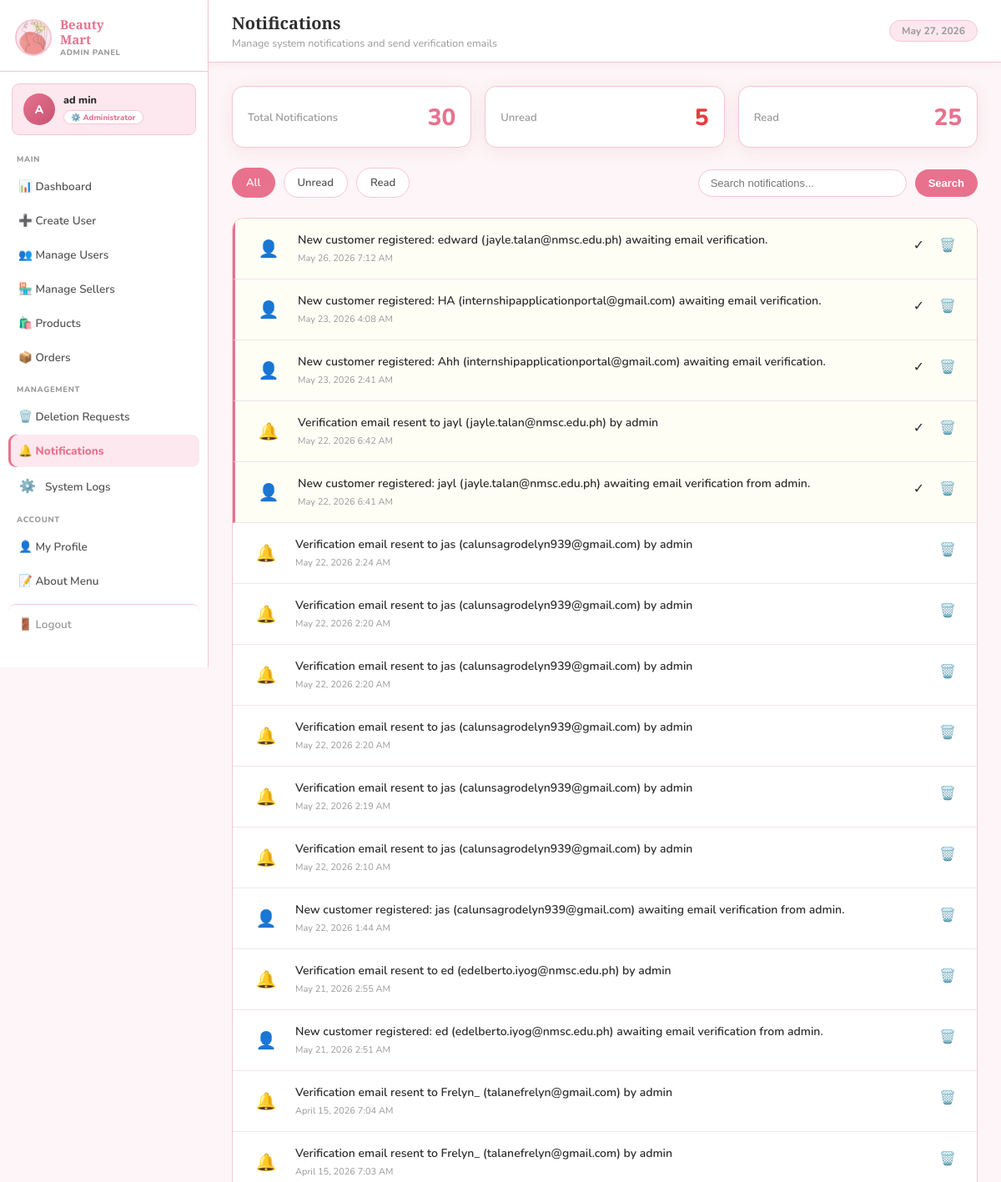
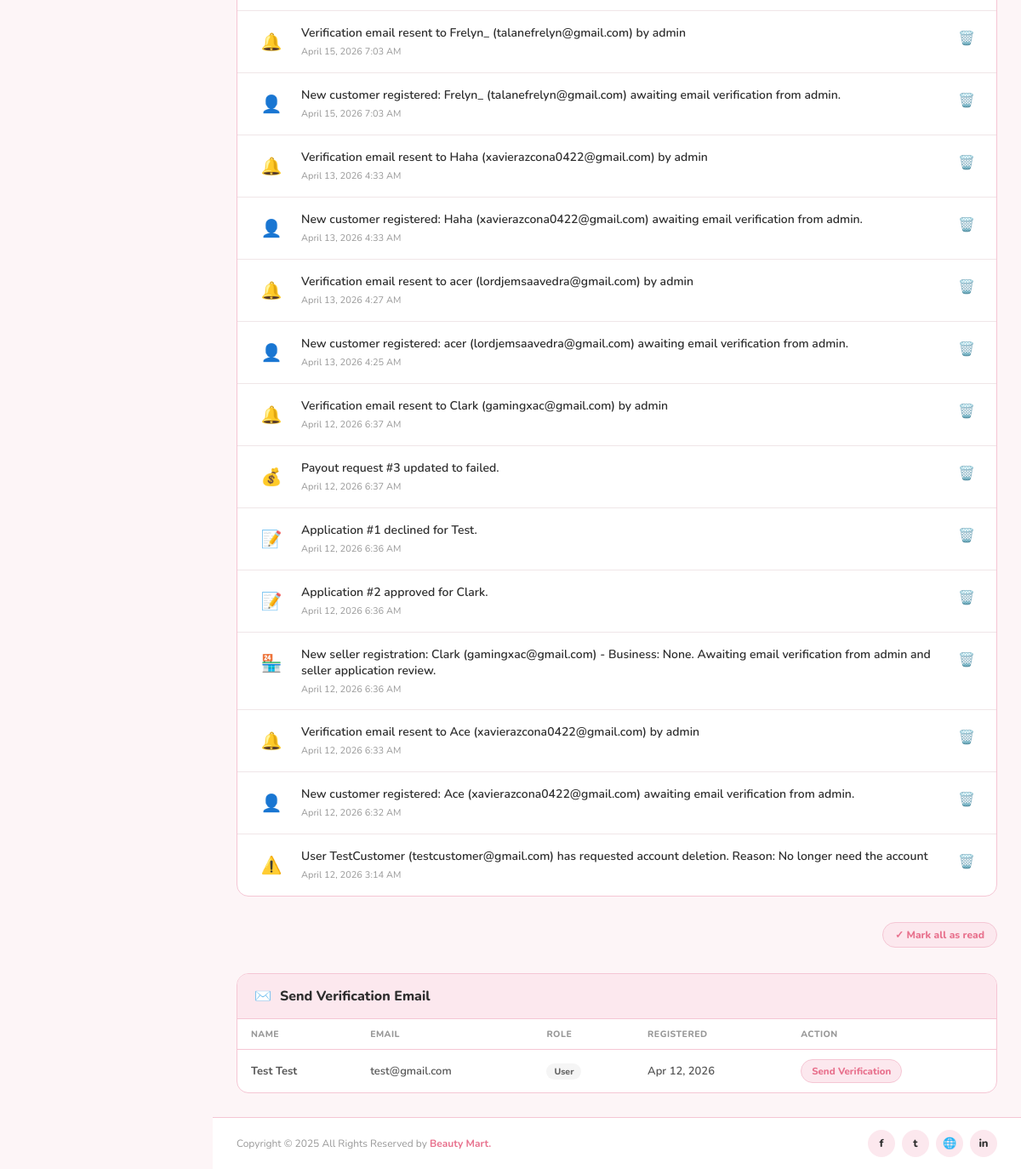
Page /1-admin/notifications.php (signed in) on the committed database (2 pictures, top to bottom).
### tables this page shows
CREATE TABLE `users` (
  `id` int(11) NOT NULL,
  `firstname` varchar(50) NOT NULL,
  `lastname` varchar(50) NOT NULL,
  `username` varchar(50) NOT NULL,
  `email` varchar(100) NOT NULL,
  `password` varchar(255) NOT NULL,
  `profile_pic` varchar(255) DEFAULT NULL,
  `email_verified` tinyint(1) DEFAULT 0,
  `marked_for_deletion` tinyint(1) DEFAULT 0,
  `deleted_at` timestamp NULL DEFAULT NULL,
  `verification_token` varchar(255) DEFAULT NULL,
  `status` enum('active','suspended','banned') DEFAULT 'active',
  `suspended_until` datetime DEFAULT NULL,
  `banned_reason` text DEFAULT NULL,
  `action_by` int(11) DEFAULT NULL COMMENT 'FK to admins.id — admin who last changed this user status',
  `created_at` timestamp NOT NULL DEFAULT current_timestamp(),
  `updated_at` timestamp NOT NULL DEFAULT current_timestamp() ON UPDATE current_timestamp()
);

CREATE TABLE `notifications` (
  `id` int(11) NOT NULL,
  `user_id` int(11) NOT NULL,
  `message` text NOT NULL,
  `notification_type_id` int(11) NOT NULL COMMENT 'FK to notification_types.id',
  `is_read` tinyint(1) DEFAULT 0,
  `created_at` timestamp NOT NULL DEFAULT current_timestamp()
);

CREATE TABLE `notification_types` (
  `id` int(11) NOT NULL,
  `code` varchar(50) NOT NULL COMMENT 'Machine-readable key, e.g. new_user',
  `label` varchar(100) NOT NULL COMMENT 'Human-readable label',
  `description` text DEFAULT NULL
);

### includes/functions.php (called while the page is built, shortened)
<?php
function getNotificationCode(array $notification): string {
    return (string) ($notification['type_code'] ?? $notification['code'] ?? $notification['type'] ?? 'system');
}
function getNotificationMeta(string $code): array {
    return match ($code) {
        'order'              => ['icon' => '📦', 'color' => '#2255cc', 'bg' => '#dce8ff', 'label' => 'Order'],
        'new_user'           => ['icon' => '👤', 'color' => '#c75473', 'bg' => '#fce8ee', 'label' => 'New User'],
        'deletion_request'   => ['icon' => '⚠️', 'color' => '#c0303a', 'bg' => '#fdecea', 'label' => 'Deletion'],
        'seller_application' => ['icon' => '📝', 'color' => '#7322cc', 'bg' => '#f3e0ff', 'label' => 'Application'],
        'payout'             => ['icon' => '💰', 'color' => '#1a7f4b', 'bg' => '#d1f5e0', 'label' => 'Payout'],
        'system'             => ['icon' => '🔔', 'color' => '#856404', 'bg' => '#fff3cd', 'label' => 'System'],
        'new_seller'         => ['icon' => '🏪', 'color' => '#8a5a00', 'bg' => '#fff1d6', 'label' => 'Seller'],
        default              => ['icon' => '📌', 'color' => '#555', 'bg' => '#f5f5f5', 'label' => 'Notice'],
    };
}
    ?>

### 1-admin/notifications.php (the view, shortened to what this page needs)
<?php
require_once '../includes/functions.php';
$filter = $_GET['filter'] ?? 'all';
$search = $_GET['search'] ?? '';
$query = "SELECT n.*, nt.code AS type_code, nt.label AS type_label, u.username FROM notifications n LEFT JOIN notification_types nt ON n.notification_type_id = nt.id JOIN users u ON n.user_id = u.id WHERE n.user_id = ?";
$params = [$_SESSION['user_id']];
$query .= " ORDER BY n.created_at DESC";
$stmt = $pdo->prepare($query);
$stmt->execute($params);
$notifications = $stmt->fetchAll();
$stmt = $pdo->prepare("SELECT COUNT(*) FROM notifications WHERE user_id = ? AND is_read = 0");
$stmt->execute([$_SESSION['user_id']]);
$unread_count = $stmt->fetchColumn();
$stmt = $pdo->prepare("SELECT COUNT(*) FROM notifications WHERE user_id = ? AND is_read = 1");
$stmt->execute([$_SESSION['user_id']]);
$read_count = $stmt->fetchColumn();
$stmt = $pdo->prepare("
    SELECT u.*,
           CASE
               WHEN a.id IS NOT NULL THEN 'Admin'
               WHEN s.id IS NOT NULL THEN 'Seller'
               WHEN c.id IS NOT NULL THEN 'Customer'
               ELSE 'User'
           END as user_role
    FROM users u
    LEFT JOIN admins a ON u.id = a.user_id
    LEFT JOIN sellers s ON u.id = s.user_id
    LEFT JOIN customers c ON u.id = c.user_id
    WHERE u.email_verified = 0
    ORDER BY u.created_at DESC
");
$stmt->execute();
$unverified_users = $stmt->fetchAll();
$stmt = $pdo->prepare("
    SELECT u.*,
           a.id AS admin_id,
           sa.id AS superadmin_id
    FROM users u
    LEFT JOIN admins a ON u.id = a.user_id
    LEFT JOIN superadmins sa ON u.id = sa.user_id
    WHERE u.id = ?
");
$stmt->execute([$_SESSION['user_id']]);
$admin = $stmt->fetch();
$current_page = basename($_SERVER['PHP_SELF']);
?>
<!DOCTYPE html>
<html lang="en">
<head>
      <link rel="stylesheet" href="../css/admin_noti.css">
      <link rel="stylesheet" href="../css/admin_dash.css">
      <link rel="stylesheet" href="../css/responsive.css">
</head>
 <body>
 <div class="shell">
     <aside class="sidebar">
        <div class="sidebar-brand">
            <div class="brand-icon">
                <img src="../images/logo.png" alt="Logo">
            </div>
            <div>
                <div class="brand-text"><span>Beauty</span><span>Mart</span></div>
                <div class="brand-sub">Admin Panel</div>
            </div>
        </div>
        <div class="admin-chip">
            <div class="chip-av">
                <?php if (!empty($admin['profile_pic']) && file_exists("../uploads/profile_images/" . $admin['profile_pic'])): ?>
                    <img src="../uploads/profile_images/<?= htmlspecialchars($admin['profile_pic']) ?>" alt="">
                <?php else: ?>
                    <?= strtoupper(substr($admin['firstname'], 0, 1)) ?>
                <?php endif; ?>
            </div>
            <div>
                <div class="chip-name"><?= htmlspecialchars($admin['firstname'] . ' ' . $admin['lastname']) ?></div>
                <span class="chip-role">⚙️ Administrator</span>
            </div>
        </div>
        <nav class="sidebar-nav">
            <div class="nav-lbl">Main</div>
            <a href="dashboard.php">📊 Dashboard</a>
            <a href="create_users.php">➕ Create User</a>
            <a href="manage_users.php">👥 Manage Users</a>
            <a href="manage_sellers.php">🏪 Manage Sellers</a>
            <a href="products.php">🛍️ Products</a>
            <a href="orders.php">📦 Orders</a>
            <div class="nav-lbl">Management</div>
            <a href="manage_deletions.php">🗑️ Deletion Requests</a>
            <a href="notifications.php" class="active">🔔 Notifications</a>
            <a href="system_logs.php" class="<?= $current_page==='system_logs.php' ? 'active':'' ?>">
                <span class="ni">⚙️</span> System Logs
            </a>
            <div class="nav-lbl">Account</div>
            <a href="profile.php">👤 My Profile</a>
            <a href="about.php">📝 About Menu</a>
            <a href="../logout.php" class="logout">🚪 Logout</a>
        </nav>
    </aside>
    <div class="main">
        <div class="topbar">
            <div class="topbar-left">
                <h1>Notifications</h1>
                <p>Manage system notifications and send verification emails</p>
            </div>
            <div class="topbar-right">
                <span class="topbar-date"><?= date('F j, Y') ?></span>
            </div>
        </div>
        <div class="content">
            <div class="notifications-page">
                <div class="stats-cards">
                    <div class="stat-card">
                        <span class="stat-label">Total Notifications</span>
                        <span class="stat-number"><?= $unread_count + $read_count ?></span>
                    </div>
                    <div class="stat-card unread">
                        <span class="stat-label">Unread</span>
                        <span class="stat-number"><?= $unread_count ?></span>
                    </div>
                    <div class="stat-card">
                        <span class="stat-label">Read</span>
                        <span class="stat-number"><?= $read_count ?></span>
                    </div>
                </div>
                <div class="filters-bar">
                    <div class="filter-buttons">
                        <a href="?filter=all" class="filter-btn <?= $filter == 'all' ? 'active' : '' ?>">All</a>
                        <a href="?filter=unread" class="filter-btn <?= $filter == 'unread' ? 'active' : '' ?>">Unread</a>
                        <a href="?filter=read" class="filter-btn <?= $filter == 'read' ? 'active' : '' ?>">Read</a>
                    </div>
                    <div class="search-form">
                        <form method="get" style="display: flex; gap: 10px;">
                            <input type="text" name="search" placeholder="Search notifications..." value="<?= htmlspecialchars($search) ?>">
                            <button type="submit">Search</button>
                        </form>
                    </div>
                </div>
                <div class="notifications-list">
                    <?php if (empty($notifications)): ?>
                        <div class="empty-state">
                            <p>📭 No notifications found</p>
                        </div>
                    <?php else: ?>
                        <?php foreach ($notifications as $notif): ?>
                            <div class="notification-item <?= $notif['is_read'] ? 'read' : 'unread' ?>">
                                <div class="notification-icon">
                                    <?= htmlspecialchars(getNotificationMeta(getNotificationCode($notif))['icon']) ?>
                                </div>
                                <div class="notification-content">
                                    <div class="notification-message"><?= htmlspecialchars($notif['message']) ?></div>
                                    <div class="notification-time"><?= date('F j, Y g:i A', strtotime($notif['created_at'])) ?></div>
                                </div>
                                <div class="notification-actions">
                                    <?php if (!$notif['is_read']): ?>
                                        <a href="?mark_read=<?= $notif['id'] ?>&filter=<?= $filter ?>&search=<?= urlencode($search) ?>" class="btn-icon" title="Mark as read">✓</a>
                                    <?php endif; ?>
                                    <a href="?delete=<?= $notif['id'] ?>&filter=<?= $filter ?>&search=<?= urlencode($search) ?>" class="btn-icon" title="Delete" onclick="return confirm('Delete this notification?')">🗑️</a>
                                </div>
                            </div>
                        <?php endforeach; ?>
                    <?php endif; ?>
                </div>
                <?php if ($unread_count > 0): ?>
                    <form method="post" style="text-align: right; margin-bottom: 30px;">
                        <button type="submit" name="mark_all_read" class="btn-mark-all">✓ Mark all as read</button>
                    </form>
                <?php endif; ?>
                <div class="verification-section">
                    <div class="section-header">
                        <span>✉️</span>
                        <h2>Send Verification Email</h2>
                    </div>
                    <?php if (empty($unverified_users)): ?>
                        <div class="empty-state">
                            <p>✅ All users are verified!</p>
                        </div>
                    <?php else: ?>
                        <table class="data-table">
                            <thead>
                                <tr>
                                    <th>Name</th>
                                    <th>Email</th>
                                    <th>Role</th>
                                    <th>Registered</th>
                                    <th>Action</th>
                                </tr>
                            </thead>
                            <tbody>
                                <?php foreach ($unverified_users as $user): ?>
                                    <tr>
                                        <td><strong><?= htmlspecialchars($user['firstname'] . ' ' . $user['lastname']) ?></strong></td>
                                        <td><?= htmlspecialchars($user['email']) ?></td>
                                        <td><span class="role-badge role-<?= strtolower($user['user_role']) ?>"><?= $user['user_role'] ?></span></td>
                                        <td><?= date('M j, Y', strtotime($user['created_at'])) ?></td>
                                        <td>
                                            <form method="post" style="display: contents;">
                                                <button type="submit" name="send_verification" class="btn-resend">Send Verification</button>
                                            </form>
                                        </td>
                                    </tr>
                                <?php endforeach; ?>
                            </tbody>
                        </table>
                    <?php endif; ?>
                </div>
            </div>
        </div>
        <footer class="admin-footer">
            <div class="footer-inner">
                <p class="footer-copy">Copyright &copy; 2025 All Rights Reserved by <span>Beauty Mart.</span></p>
                <div class="footer-socials">
                    <a href="#" title="Facebook">f</a>
                    <a href="#" title="Twitter">t</a>
                    <a href="#" title="Website">🌐</a>
                    <a href="#" title="LinkedIn">in</a>
                </div>
            </div>
        </footer>
    </div>
</div>
</body>
</html>

### rows in the picture
users: firstname "A", firstname+lastname "ad min"
notifications: notification_type.code "👤", message "New customer registered: edward (jayle.talan@nmsc.edu.ph) awaiting email verification.", created_at "May 26, 2026 7:12 AM"
notifications: notification_type.code "👤", message "New customer registered: HA (internshipapplicationportal@gmail.com) awaiting email verification.", created_at "May 23, 2026 4:08 AM"
notifications: notification_type.code "👤", message "New customer registered: Ahh (internshipapplicationportal@gmail.com) awaiting email verification.", created_at "May 23, 2026 2:41 AM"
notifications: notification_type.code "🔔", message "Verification email resent to jayl (jayle.talan@nmsc.edu.ph) by admin", created_at "May 22, 2026 6:42 AM"
notifications: notification_type.code "👤", message "New customer registered: jayl (jayle.talan@nmsc.edu.ph) awaiting email verification from admin.", created_at "May 22, 2026 6:41 AM"
notifications: notification_type.code "🔔", message "Verification email resent to jas (calunsagrodelyn939@gmail.com) by admin", created_at "May 22, 2026 2:24 AM"
notifications: notification_type.code "🔔", message "Verification email resent to jas (calunsagrodelyn939@gmail.com) by admin", created_at "May 22, 2026 2:20 AM"
notifications: notification_type.code "🔔", message "Verification email resent to jas (calunsagrodelyn939@gmail.com) by admin", created_at "May 22, 2026 2:20 AM"
notifications: notification_type.code "🔔", message "Verification email resent to jas (calunsagrodelyn939@gmail.com) by admin", created_at "May 22, 2026 2:20 AM"
notifications: notification_type.code "🔔", message "Verification email resent to jas (calunsagrodelyn939@gmail.com) by admin", created_at "May 22, 2026 2:19 AM"
notifications: notification_type.code "🔔", message "Verification email resent to jas (calunsagrodelyn939@gmail.com) by admin", created_at "May 22, 2026 2:10 AM"
notifications: notification_type.code "👤", message "New customer registered: jas (calunsagrodelyn939@gmail.com) awaiting email verification from admin.", created_at "May 22, 2026 1:44 AM"
notifications: notification_type.code "🔔", message "Verification email resent to ed (edelberto.iyog@nmsc.edu.ph) by admin", created_at "May 21, 2026 2:55 AM"
notifications: notification_type.code "👤", message "New customer registered: ed (edelberto.iyog@nmsc.edu.ph) awaiting email verification from admin.", created_at "May 21, 2026 2:51 AM"
notifications: notification_type.code "🔔", message "Verification email resent to Frelyn_ (talanefrelyn@gmail.com) by admin", created_at "April 15, 2026 7:04 AM"
notifications: notification_type.code "🔔", message "Verification email resent to Frelyn_ (talanefrelyn@gmail.com) by admin", created_at "April 15, 2026 7:03 AM"
notifications: notification_type.code "🔔", message "Verification email resent to Frelyn_ (talanefrelyn@gmail.com) by admin", created_at "April 15, 2026 7:03 AM"
notifications: notification_type.code "👤", message "New customer registered: Frelyn_ (talanefrelyn@gmail.com) awaiting email verification from admin.", created_at "April 15, 2026 7:03 AM"
notifications: notification_type.code "🔔", message "Verification email resent to Haha (xavierazcona0422@gmail.com) by admin", created_at "April 13, 2026 4:33 AM"
notifications: notification_type.code "👤", message "New customer registered: Haha (xavierazcona0422@gmail.com) awaiting email verification from admin.", created_at "April 13, 2026 4:33 AM"
notifications: notification_type.code "🔔", message "Verification email resent to acer (lordjemsaavedra@gmail.com) by admin", created_at "April 13, 2026 4:27 AM"
notifications: notification_type.code "👤", message "New customer registered: acer (lordjemsaavedra@gmail.com) awaiting email verification from admin.", created_at "April 13, 2026 4:25 AM"
notifications: notification_type.code "🔔", message "Verification email resent to Clark (gamingxac@gmail.com) by admin", created_at "April 12, 2026 6:37 AM"
notifications: notification_type.code "💰", message "Payout request #3 updated to failed.", created_at "April 12, 2026 6:37 AM"
notifications: notification_type.code "📝", message "Application #1 declined for Test.", created_at "April 12, 2026 6:36 AM"
notifications: notification_type.code "📝", message "Application #2 approved for Clark.", created_at "April 12, 2026 6:36 AM"
notifications: notification_type.code "🏪", message "New seller registration: Clark (gamingxac@gmail.com) - Business: None. Awaiting email verification from admin and seller application review.", created_at "April 12, 2026 6:36 AM"
notifications: notification_type.code "🔔", message "Verification email resent to Ace (xavierazcona0422@gmail.com) by admin", created_at "April 12, 2026 6:33 AM"
notifications: notification_type.code "👤", message "New customer registered: Ace (xavierazcona0422@gmail.com) awaiting email verification from admin.", created_at "April 12, 2026 6:32 AM"
notifications: notification_type.code "⚠️", message "User TestCustomer (testcustomer@gmail.com) has requested account deletion. Reason: No longer need the account", created_at "April 12, 2026 3:14 AM"
users: firstname+lastname "Test Test", email "test@gmail.com", user_role "User", created_at "Apr 12, 2026"

### other values in the picture
$unread_count + $read_count "30"
$unread_count "5"
$read_count "25"
